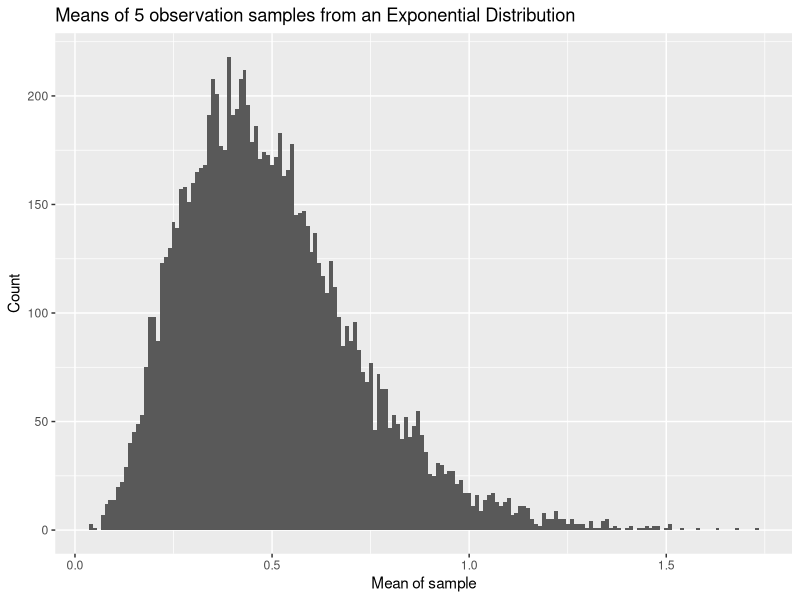
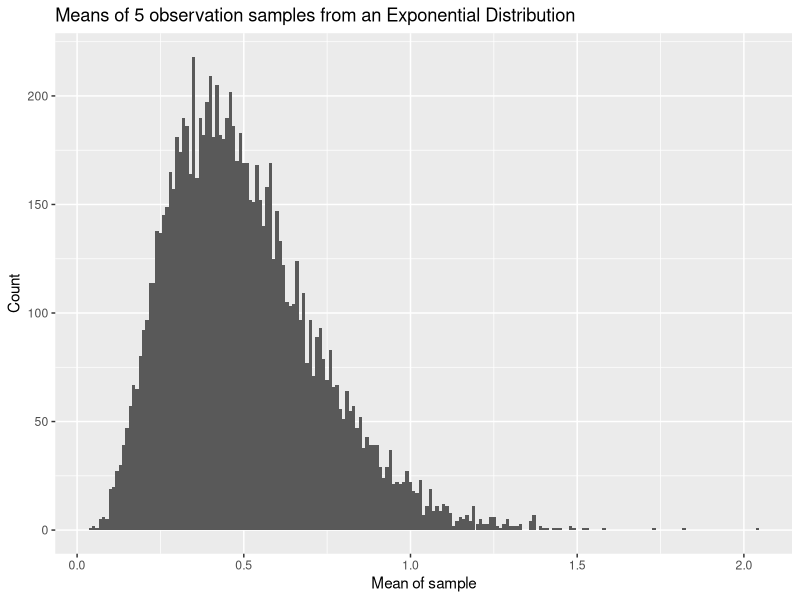
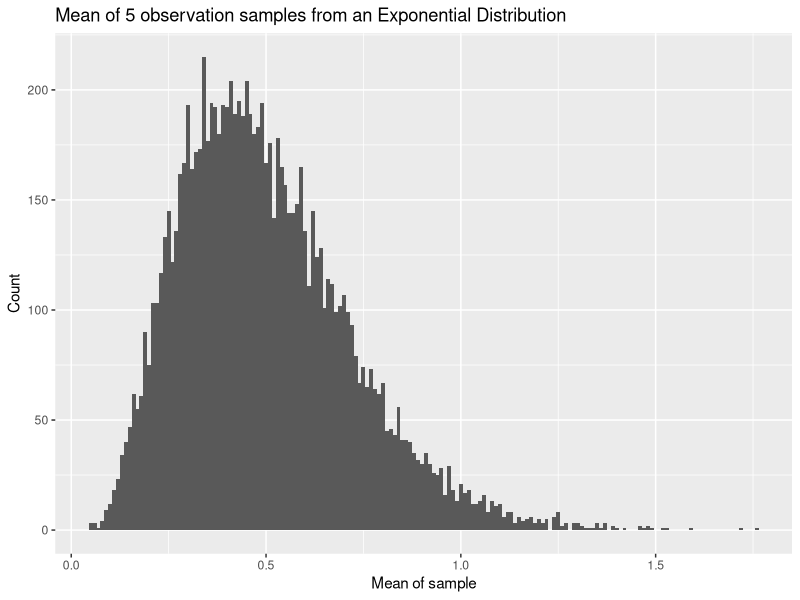
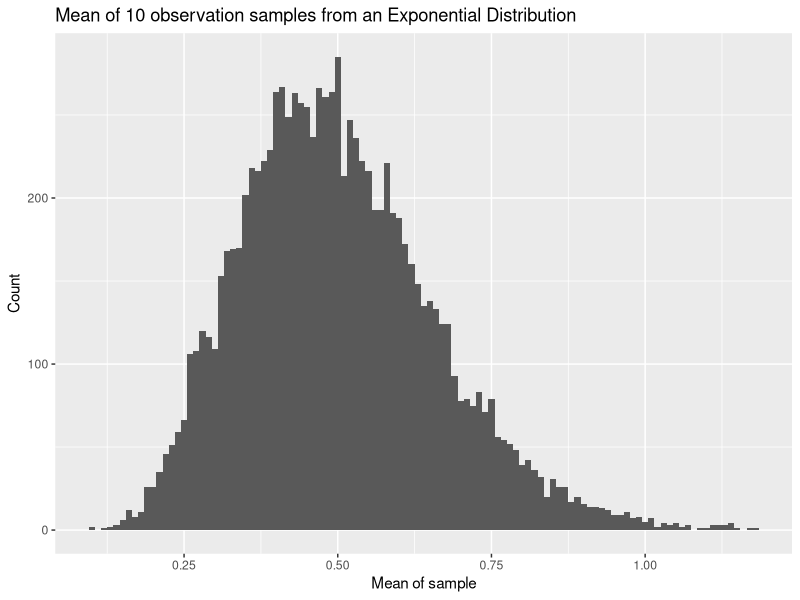
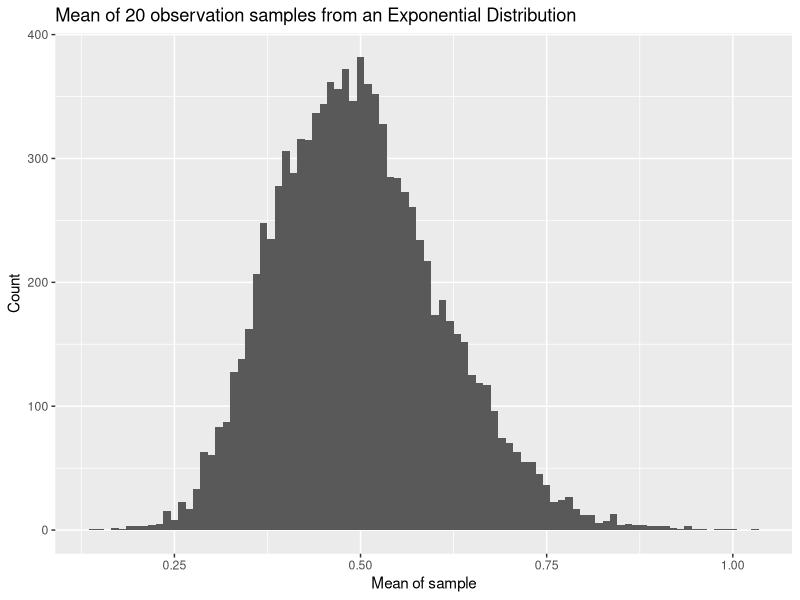
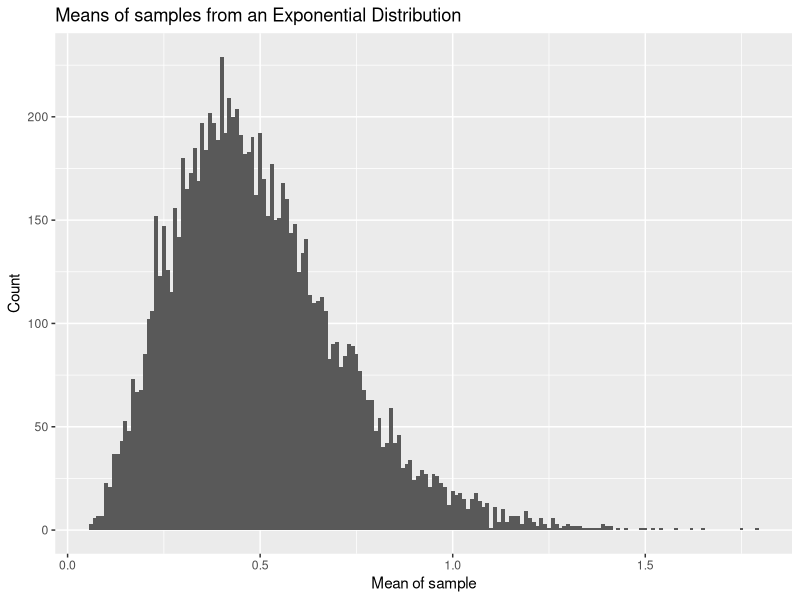

These figures' R source, in order:
## ---- chunk 1
library(tidyverse)
tribble( ~x,    ~y,    ~w,    ~z,
              210,   300,   220,   180,
              102,   100,   119,   187,
              176,   175,   188,   173,
              87,    95,   91,     94,
              202,   210,  234,    218,
              110,   122,  131,    128,
) -> dt
dt
## ---- chunk 2
for(i in colnames(dt)){
  print(map(dt[i], mean))
}
## ---- chunk 3
for(i in colnames(dt)){
  print(map(dt[i], sd))
}
## ---- chunk 4
map_dbl(dt, mean)
## ---- chunk 5
map_dbl(dt, sd)
## ---- chunk 6
for(i in colnames(dt)){
  print(map(dt[i], sqrt))}
## ---- chunk 7
for(i in colnames(dt)){
  print(map(dt[i], fivenum))
  print(map(dt[i], mean))
}
## ---- chunk 8
map_dbl(dt, mean)
## ---- chunk 9
map_dbl(dt, sd)
## ---- chunk 10
map(dt, sqrt)
## ---- chunk 11
map(dt, fivenum)
map_dbl(dt, mean)
## ---- chunk 12
fun <- function(){
  mean_vec <- numeric(10000)
  for(i in 1:10000){
    mean_vec[i] <- mean(rexp(5, rate = 2))
  }
  return(tibble(mean_vec))
}

means <- fun()

ggplot(means, aes(mean_vec)) +
  geom_histogram(binwidth = .01) +
  labs(
    title = "Means of 5 observation samples from an Exponential Distribution",
    x = "Mean of sample",
    y = "Count"
  )
## ---- chunk 13
fun <- function() {
  means <-  tibble(mean_vec = replicate(10000, mean(rexp(5, rate = 2))))
  return(means)
}

means2 <- fun()

ggplot(means2, aes(mean_vec)) +
  geom_histogram(binwidth = .01) +
  labs(
    title = "Means of 5 observation samples from an Exponential Distribution",
    x = "Mean of sample",
    y = "Count"
  )
## ---- chunk 14
sized_sample <- function(x) {
  means <-  tibble(mean_vec = replicate(10000, mean(rexp(x, rate = 2))))
  ggplot(means, aes(mean_vec)) +
  geom_histogram(binwidth = .01) +
  labs(
    title = sprintf("Mean of %i observation samples from an Exponential Distribution", i),
    x = "Mean of sample",
    y = "Count"
  )
}

for(i in c(5, 10, 20)){
  print(sized_sample(i))
}

## ---- chunk 15
map_fun <- function(){
 means <- numeric(10000)
 for(i in 1:10000){
   samp <- tibble(i = rexp(5, rate = 2))
   means[i] <- map_dbl(samp, mean)[[1]]
 }
 means_tbl <- tibble(mean_vec = means)
 return(means_tbl)
 
}
means <- map_fun()

ggplot(means, aes(mean_vec)) +
  geom_histogram(binwidth = .01) +
  labs(
    title = "Means of samples from an Exponential Distribution",
    x = "Mean of sample",
    y = "Count"
  )
## ---- chunk 16
dt <- mtcars
output <- vector("double", ncol(dt))  # 1. output (use appropriate data frame instead of df)
for (i in seq_along(dt)) {            # 2. sequence
  print(output[[i]] <- sd(dt[[i]]))      # 3. body
} #4
